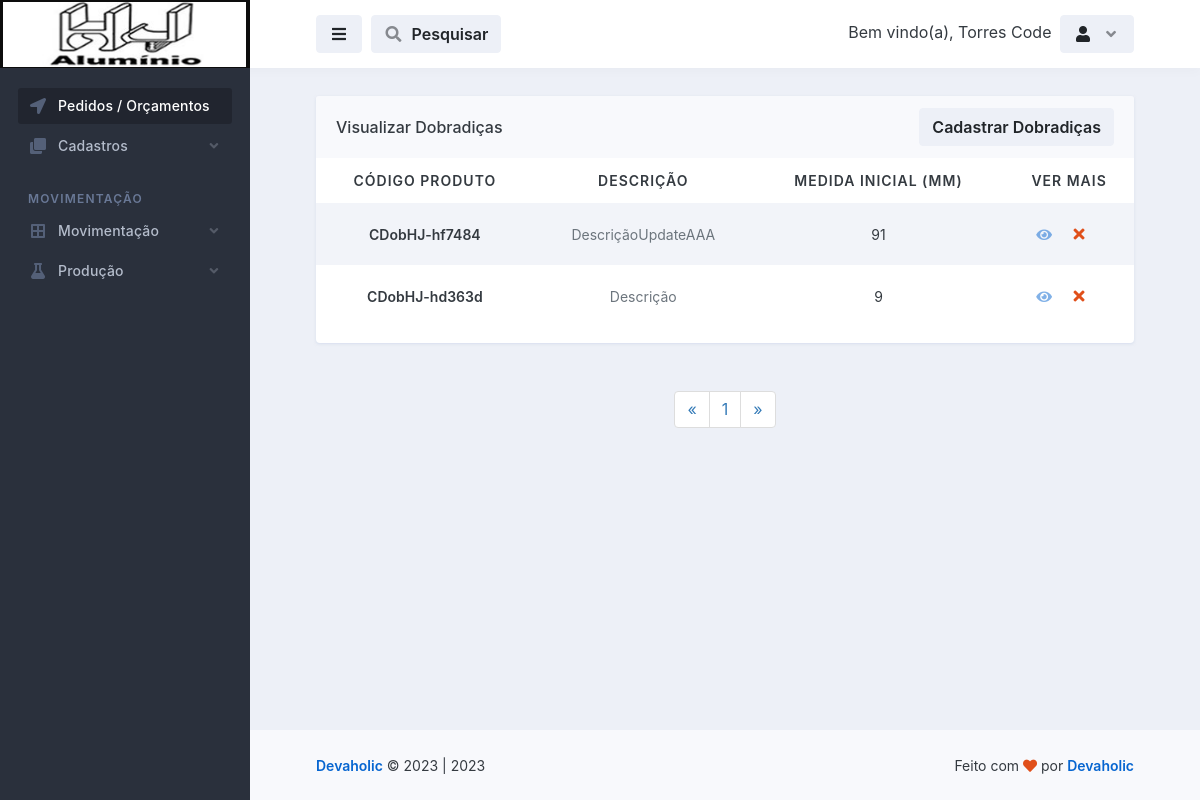
Page /dobradicas/visualizar_dobradicas.php (signed in) on the committed database.
### tables this page shows
CREATE TABLE `logado` (
  `id` int(11) NOT NULL,
  `nome` varchar(50) NOT NULL,
  `email` varchar(100) NOT NULL,
  `senha` varchar(50) NOT NULL,
  `parceiro_colaborador` varchar(100) NOT NULL,
  `cpf` int(100) NOT NULL,
  `rg` int(20) NOT NULL,
  `cep` int(20) NOT NULL,
  `endereco` varchar(100) NOT NULL,
  `telefone` varchar(50) NOT NULL,
  `complemento` varchar(100) NOT NULL,
  `bairro` varchar(100) NOT NULL,
  `cidade` varchar(100) NOT NULL,
  `uf` varchar(20) NOT NULL,
  `nascimento` varchar(100) NOT NULL,
  `nivel` varchar(20) NOT NULL
);

CREATE TABLE `dobradicas` (
  `id` int(11) NOT NULL,
  `descricao` varchar(255) NOT NULL,
  `codigo_produto` varchar(100) NOT NULL,
  `medida_inicial` decimal(10,0) NOT NULL,
  `medida_final` decimal(10,0) NOT NULL,
  `quantidade_de_furos` int(11) NOT NULL,
  `distancia_primeiro_furo` int(11) NOT NULL,
  `ultima_alteracao` date NOT NULL,
  `ativo` varchar(20) NOT NULL
);

### database.php (called while the page is built, shortened)
<?php
    class database
    {
        public $server = 'localhost';
        public $user = 'root';
        public $pass = '';
        public $bdn = 'maxportas';
        public function __construct()
        {
            try{
            $this->conn = new PDO('mysql:host='.$this->server.'; dbname='.$this->bdn, $this->user, $this->pass);
            } catch(PDOException $e){
                echo "Error $e";
            }
        }
    }
?>

### controllers/controllers_dobradicas.php (called while the page is built, shortened)
<?php
    include "../database.php";
class controllers_dobradicas extends database
{
    public function selecionar_dobradicas()
    {
        $selecionar_dobradicas = $this->conn->prepare("SELECT * FROM dobradicas ORDER BY id DESC");
        $selecionar_dobradicas->execute();
        $resuldobradicas = $selecionar_dobradicas->fetchAll(PDO::FETCH_ASSOC);
        return $resuldobradicas;
    }
}
?>

### dobradicas/visualizar_dobradicas.php (the view, shortened to what this page needs)
<?php
require_once "../config.php";
$conn = mysqli_connect($DBHOST, $DBUSER, $DBPASS, $DBNAME);
$pagina = (isset($_GET['pagina']))? $_GET['pagina'] : 1;
$result_dobradicas = "SELECT * FROM dobradicas ORDER BY id DESC";
$resultado_dobradicas = mysqli_query($conn, $result_dobradicas);
$total_dobradicas = mysqli_num_rows($resultado_dobradicas);
$quantidade_pg = 10;
$num_pagina = ceil($total_dobradicas/$quantidade_pg);
$incio = ($quantidade_pg*$pagina)-$quantidade_pg;
$result_dobradicas = "SELECT * FROM dobradicas ORDER BY id DESC limit $incio, $quantidade_pg";
$resultado_dobradicas = mysqli_query($conn, $result_dobradicas);
?>
<!doctype html>
<html lang="en">
  <head>
    <link rel="stylesheet" id="css-main" href="../assets/css/dashmix.min.css">
    <link rel="stylesheet" href="../assets/css/pagination.css">
  </head>
  <body>
    <div id="page-container" class="sidebar-o sidebar-dark enable-page-overlay side-scroll page-header-fixed main-content-narrow">
    <?php require_once "../template/sidebar.php" ?>
<header id="page-header">
    <div class="content-header">
    <div class="space-x-1">
        <button type="button" class="btn btn-alt-secondary" data-toggle="layout" data-action="sidebar_toggle">
        <i class="fa fa-fw fa-bars"></i>
        </button>
            <button type="button" class="btn btn-alt-secondary" data-toggle="layout" data-action="header_search_on">
              <i class="fa fa-fw opacity-50 fa-search"></i> <span class="ms-1 d-none d-sm-inline-block">Pesquisar</span>
            </button>
    </div>
    <?php require_once "../template/btn_logout.php"; ?>
    </div>
</header>
      <main id="main-container">
        <div class="content content-full content-boxed">
          <div class="row">
            <div class="col-md-12">
              <div class="block block-rounded block-mode-loading-refresh">
                <div class="block-header block-header-default">
                  <h3 class="block-title">
                    Visualizar Dobradiças
                  </h3>
                  <a class="btn btn-alt-secondary" href="dobradicas.php">
                    Cadastrar Dobradiças
                  </a>
                </div>
                <div class="table-responsive">
                  <table class="table table-striped table-hover table-borderless table-vcenter fs-sm">
                  <?php
                    require_once "../controllers/controllers_dobradicas.php";
                    $selecionar_dobradicas = new controllers_dobradicas();
                    $result_dobradicas = $selecionar_dobradicas->selecionar_dobradicas();
                    if(count($result_dobradicas) > 0)
                    { ?>
                    <thead style="text-align: center;">
                      <tr class="text-uppercase">
                        <th>Código Produto</th>
                        <th>Descrição</th>
                        <th>Medida Inicial (mm)</th>
                        <th>Ver Mais</th>
                      </tr>
                    </thead>
                    <?php }?>
                    <tbody style="text-align: center;">
                        <?php
                            require_once "../controllers/controllers_dobradicas.php";
                            $selecionar_dobradicas = new controllers_dobradicas();
                            $result_dobradicas = $selecionar_dobradicas->selecionar_dobradicas();
                            if(count($result_dobradicas) > 0)
                            {
                              while($row_dobradicas = mysqli_fetch_assoc($resultado_dobradicas)){ ?>
                                <tr style="text-align: center;">
                                  <td>
                                      <span class="fw-semibold"><?php echo $row_dobradicas['codigo_produto']; ?></span>
                                  </td>
                                  <td>
                                    <span class="fs-sm text-muted"><?php echo $row_dobradicas['descricao'];?></span>
                                  </td>
                                  <td>
                                    <?php echo $row_dobradicas['medida_inicial']; ?>
                                  </td>
                                  <td class="text-center text-nowrap fw-medium" style="display: flex; justify-content: center; align-items: center;">
                                    <a href="vermais_dobradicas.php?view_dobradicas=<?php $idCriptografado = base64_encode($row_dobradicas['id']); echo $idCriptografado;?>">
                                        <i class="fa fa-eye me-1 opacity-50"></i>
                                    </a>
                                    <?php
                                       echo "<button class='btn' onclick='abrirModal(".$row_dobradicas['id'].")'><i class='fa fa-fw fa-times text-danger'></i></button>";
                                    ?>
                                  </td>
                                </tr>
                          <?php } } else { echo "<h1>Nenhum registo encontrado!</h1>"; } ?>
                    </tbody>
                  </table>
                </div>
                </div>
                <?php
                  $pagina_anterior = $pagina - 1;
                  $pagina_posterior = $pagina + 1;
                ?>
                <nav class="text-center">
                  <ul class="pagination">
                    <li>
                      <?php
                      if($pagina_anterior != 0){ ?>
                        <a href="visualizar_dobradicas.php?pagina=<?php echo $pagina_anterior; ?>" aria-label="Previous">
                          <span aria-hidden="true">&laquo;</span>
                        </a>
                      <?php }else{ ?>
                        <span aria-hidden="true">&laquo;</span>
                      <?php }  ?>
                    </li>
                    <?php
                    for($i = 1; $i < $num_pagina + 1; $i++){ ?>
                      <li><a href="visualizar_dobradicas.php?pagina=<?php echo $i; ?>"><?php echo $i; ?></a>
                      </li>
                    <?php } ?>
                    <li>
                      <?php
                      if($pagina_posterior <= $num_pagina){ ?>
                        <a href="visualizar_dobradicas.php?pagina=<?php echo $pagina_posterior; ?>" aria-label="Previous">
                          <span aria-hidden="true">&raquo;</span>
                        </a>
                      <?php }else{ ?>
                        <span aria-hidden="true">&raquo;</span>
                      <?php }  ?>
                    </li>
                  </ul>
                </nav>
              </div>
        </div>
      </main>
      <?php require_once "../template/footer.php" ?>
    </div>
  </body>
</html>

### template/btn_logout.php (shortened to what this page needs)
<?php
    include "../conexao-bd.php";
    $email = $_SESSION['email'];
    $selecinarUserLogado = $conn->prepare("SELECT * FROM logado WHERE email = :email");
    $selecinarUserLogado->bindValue(':email', $email);
    $selecinarUserLogado->execute();
    $row = $selecinarUserLogado->fetch(PDO::FETCH_ASSOC);
?>
<div class="space-x-1">
    <div class="dropdown d-inline-block">
        <span class="d-sm-inline-block">Bem vindo(a), <?php echo $row['nome']; ?></span>
    </div>
    <div class="dropdown d-inline-block">
    <button type="button" class="btn btn-alt-secondary" id="page-header-user-dropdown" data-bs-toggle="dropdown" aria-haspopup="true" aria-expanded="false">
        <i class="fa fa-fw fa-user"></i>
        <i class="fa fa-fw fa-angle-down opacity-50 ms-1 d-none d-sm-inline-block"></i>
    </button>
    </div>
</div>

### assets/css/pagination.css (style rules this page uses)
.pagination { display:inline-block;padding-left:0;margin:20px 0;border-radius:4px }
.pagination>li { display:inline }
.pagination>li>a,.pagination>li>span { position:relative;float:left;padding:6px 12px;margin-left:-1px;line-height:1.42857143;color:#337ab7;text-decoration:none;background-color:#fff;border:1px solid #ddd }
.pagination>li:first-child>a,.pagination>li:first-child>span { margin-left:0;border-top-left-radius:4px;border-bottom-left-radius:4px }
.pagination>li:last-child>a,.pagination>li:last-child>span { border-top-right-radius:4px;border-bottom-right-radius:4px }

### rows in the picture
logado: nome "Torres Code"
dobradicas: codigo_produto "CDobHJ-hf7484", descricao "DescriçãoUpdateAAA", medida_inicial "91"
dobradicas: codigo_produto "CDobHJ-hd363d", descricao "Descrição", medida_inicial "9"

### other values in the picture
Date('Y') "2023"
